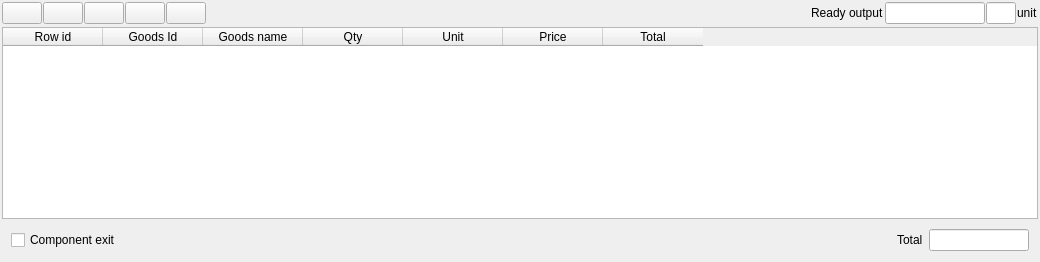
     <widget class="QWidget" name="tab_2">
      <attribute name="title">
       <string>Complectation</string>
      </attribute>
      <layout class="QHBoxLayout" name="horizontalLayout_4">
       <property name="leftMargin">
        <number>0</number>
       </property>
       <property name="topMargin">
        <number>0</number>
       </property>
       <property name="rightMargin">
        <number>0</number>
       </property>
       <property name="bottomMargin">
        <number>0</number>
       </property>
       <item>
        <widget class="QWidget" name="wbody" native="true">
         <property name="sizePolicy">
          <sizepolicy hsizetype="Preferred" vsizetype="Preferred">
           <horstretch>0</horstretch>
           <verstretch>5</verstretch>
          </sizepolicy>
         </property>
         <layout class="QVBoxLayout" name="verticalLayout_2">
          <property name="spacing">
           <number>1</number>
          </property>
          <property name="leftMargin">
           <number>1</number>
          </property>
          <property name="topMargin">
           <number>1</number>
          </property>
          <property name="rightMargin">
           <number>1</number>
          </property>
          <property name="bottomMargin">
           <number>1</number>
          </property>
          <item>
           <widget class="QWidget" name="wtoolbar" native="true">
            <layout class="QHBoxLayout" name="horizontalLayout_2">
             <property name="spacing">
              <number>1</number>
             </property>
             <property name="leftMargin">
              <number>1</number>
             </property>
             <property name="topMargin">
              <number>1</number>
             </property>
             <property name="rightMargin">
              <number>1</number>
             </property>
             <property name="bottomMargin">
              <number>1</number>
             </property>
             <item>
              <widget class="QPushButton" name="btnAddGoods">
               <property name="focusPolicy">
                <enum>Qt::NoFocus</enum>
               </property>
               <property name="text">
                <string/>
               </property>
               <property name="icon">
                <iconset resource="../resources/res.qrc">
                 <normaloff>:/add.png</normaloff>:/add.png</iconset>
               </property>
              </widget>
             </item>
             <item>
              <widget class="QPushButton" name="btnRemoveGoods">
               <property name="focusPolicy">
                <enum>Qt::NoFocus</enum>
               </property>
               <property name="text">
                <string/>
               </property>
               <property name="icon">
                <iconset resource="../resources/res.qrc">
                 <normaloff>:/remove.png</normaloff>:/remove.png</iconset>
               </property>
              </widget>
             </item>
             <item>
              <widget class="QPushButton" name="btnNewGoods">
               <property name="focusPolicy">
                <enum>Qt::NoFocus</enum>
               </property>
               <property name="text">
                <string/>
               </property>
               <property name="icon">
                <iconset resource="../resources/res.qrc">
                 <normaloff>:/new.png</normaloff>:/new.png</iconset>
               </property>
              </widget>
             </item>
             <item>
              <widget class="QPushButton" name="btnCopy">
               <property name="focusPolicy">
                <enum>Qt::NoFocus</enum>
               </property>
               <property name="text">
                <string/>
               </property>
               <property name="icon">
                <iconset resource="../resources/res.qrc">
                 <normaloff>:/copy.png</normaloff>:/copy.png</iconset>
               </property>
              </widget>
             </item>
             <item>
              <widget class="QPushButton" name="btnPaste">
               <property name="focusPolicy">
                <enum>Qt::NoFocus</enum>
               </property>
               <property name="text">
                <string/>
               </property>
               <property name="icon">
                <iconset resource="../resources/res.qrc">
                 <normaloff>:/paste.png</normaloff>:/paste.png</iconset>
               </property>
              </widget>
             </item>
             <item>
              <spacer name="horizontalSpacer_2">
               <property name="orientation">
                <enum>Qt::Horizontal</enum>
               </property>
               <property name="sizeHint" stdset="0">
                <size>
                 <width>40</width>
                 <height>20</height>
                </size>
               </property>
              </spacer>
             </item>
             <item>
              <widget class="QLabel" name="label_3">
               <property name="text">
                <string>Ready output</string>
               </property>
              </widget>
             </item>
             <item>
              <widget class="C5LineEditWithSelector" name="leComplectOutputQty">
               <property name="maximumSize">
                <size>
                 <width>100</width>
                 <height>16777215</height>
                </size>
               </property>
               <property name="Field" stdset="0">
                <string>f_complectout</string>
               </property>
               <property name="Type" stdset="0">
                <number>4</number>
               </property>
              </widget>
             </item>
             <item>
              <widget class="C5LineEditWithSelector" name="leIsComplect">
               <property name="maximumSize">
                <size>
                 <width>30</width>
                 <height>16777215</height>
                </size>
               </property>
               <property name="Field" stdset="0">
                <string>f_iscomplect</string>
               </property>
               <property name="Type" stdset="0">
                <number>1</number>
               </property>
              </widget>
             </item>
             <item>
              <widget class="QLabel" name="lbOutputUnit">
               <property name="text">
                <string>unit</string>
               </property>
              </widget>
             </item>
            </layout>
           </widget>
          </item>
          <item>
           <widget class="QWidget" name="widget_4" native="true">
            <property name="sizePolicy">
             <sizepolicy hsizetype="Preferred" vsizetype="Preferred">
              <horstretch>0</horstretch>
              <verstretch>5</verstretch>
             </sizepolicy>
            </property>
            <layout class="QVBoxLayout" name="verticalLayout_3">
             <property name="spacing">
              <number>1</number>
             </property>
             <property name="leftMargin">
              <number>1</number>
             </property>
             <property name="topMargin">
              <number>1</number>
             </property>
             <property name="rightMargin">
              <number>1</number>
             </property>
             <property name="bottomMargin">
              <number>1</number>
             </property>
             <item>
              <widget class="C5TableWidget" name="tblGoods">
               <property name="focusPolicy">
                <enum>Qt::NoFocus</enum>
               </property>
               <property name="editTriggers">
                <set>QAbstractItemView::NoEditTriggers</set>
               </property>
               <property name="selectionMode">
                <enum>QAbstractItemView::SingleSelection</enum>
               </property>
               <column>
                <property name="text">
                 <string>Row id</string>
                </property>
               </column>
               <column>
                <property name="text">
                 <string>Goods Id</string>
                </property>
               </column>
               <column>
                <property name="text">
                 <string>Goods name</string>
                </property>
               </column>
               <column>
                <property name="text">
                 <string>Qty</string>
                </property>
               </column>
               <column>
                <property name="text">
                 <string>Unit</string>
                </property>
               </column>
               <column>
                <property name="text">
                 <string>Price</string>
                </property>
               </column>
               <column>
                <property name="text">
                 <string>Total</string>
                </property>
               </column>
              </widget>
             </item>
             <item>
              <widget class="QWidget" name="widget_5" native="true">
               <layout class="QHBoxLayout" name="horizontalLayout_3">
                <item>
                 <widget class="C5CheckBox" name="chComponentExit">
                  <property name="text">
                   <string>Component exit</string>
                  </property>
                  <property name="Field" stdset="0">
                   <string>f_component_exit</string>
                  </property>
                 </widget>
                </item>
                <item>
                 <spacer name="horizontalSpacer_3">
                  <property name="orientation">
                   <enum>Qt::Horizontal</enum>
                  </property>
                  <property name="sizeHint" stdset="0">
                   <size>
                    <width>770</width>
                    <height>20</height>
                   </size>
                  </property>
                 </spacer>
                </item>
                <item>
                 <widget class="QLabel" name="label_8">
                  <property name="text">
                   <string>Total</string>
                  </property>
                 </widget>
                </item>
                <item>
                 <widget class="C5LineEdit" name="leTotal">
                  <property name="minimumSize">
                   <size>
                    <width>100</width>
                    <height>0</height>
                   </size>
                  </property>
                  <property name="maximumSize">
                   <size>
                    <width>100</width>
                    <height>16777215</height>
                   </size>
                  </property>
                  <property name="focusPolicy">
                   <enum>Qt::NoFocus</enum>
                  </property>
                  <property name="readOnly">
                   <bool>true</bool>
                  </property>
                 </widget>
                </item>
               </layout>
              </widget>
             </item>
            </layout>
           </widget>
          </item>
         </layout>
        </widget>
       </item>
      </layout>
     </widget>
